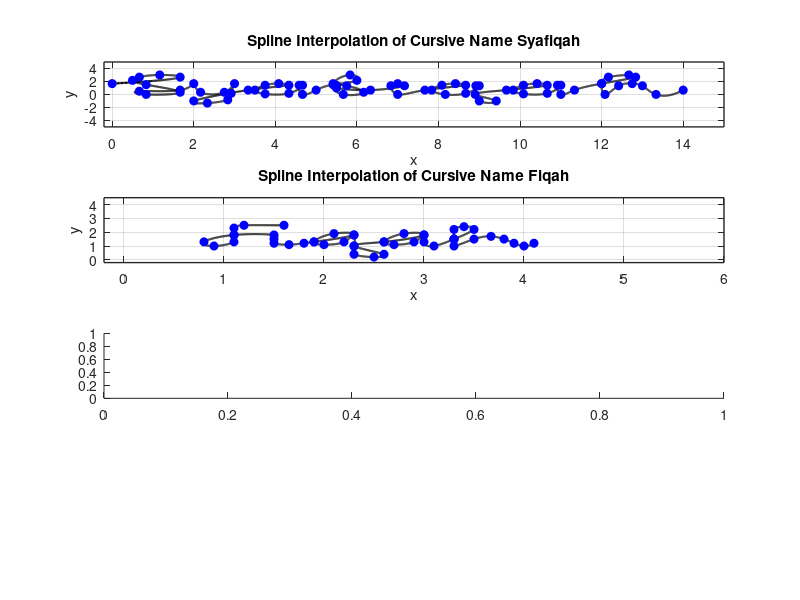

MATLAB code to generate this figure: (Note: this script raises an error after producing the figure.)
subplot(4,1,1);
x1 = [0 5/3 7/6 2/3 0.5 5/6 5/3 5/6 2/3 5/3 ...
    2 13/6 11/4 3 35/12 17/6 7/3 2 10/3 ...
    13/3 49/12 15/4 7/2 15/4 13/3 14/3 55/12 14/3 5 ...
    65/12 6 35/6 65/12 17/3 37/6 23/4 11/2 11/2 19/3 ...
    43/6 7 41/6 7 23/3 ...
    26/3 101/12 97/12 47/6 49/6 26/3 9 107/12 9 113/12 89/10 29/3 ...
    32/3 125/12 121/12 59/6 121/12 32/3 11 131/12 11 34/3 ...
    12 77/6 38/3 73/6 12 145/12 149/12 51/4 13 40/3 14];
y1 = [5/3 8/3 3 8/3 13/6 1.5 1/3 0 0.5 2/3 ...
    5/3 1/3 1/3 5/3 1/6 -5/6 -4/3 -1 2/3 ...
    17/12 5/3 17/12 2/3 1/12 1/6 17/12 17/12 0 2/3 ...
    1.5 13/6 3 5/3 0 1/3 4/3 7/5 1 2/3 ...
    4/3 5/3 4/3 0 2/3 ...
    17/12 5/3 17/12 2/3 0 1/6 4/3 4/3 -1 -1 0 2/3 ...
    17/12 5/3 17/12 2/3 1/12 1/6 17/12 17/12 0 2/3 ...
    5/3 8/3 3 8/3 5/3 0 4/3 5/3 4/3 0 2/3];

n = length(x1);
t = 0:n-1;
tt = 0:0.01:n-1;

xx = spline(t, x1, tt);
yy = spline(t, y1, tt);

figure(1)
plot(xx, yy, 'k', 'LineWidth',1.5)
hold on
plot(x1, y1, 'bo', 'MarkerFaceColor', 'b')
axis([-0.2 15 -5 5])
grid on
title('Spline Interpolation of Cursive Name Syafiqah')
xlabel('x')
ylabel('y')
set(gca, 'FontSize', 10, 'LineWidth', 1)
grid on


subplot(4,1,2);
x2 = [1.6 1.2 1.1 1.1 1.1 0.9 0.8 1.1 1.5 ...
1.5 1.5 1.65 1.8 1.9 ... 
2.3 2.1 1.9 2.0 2.2 2.3 2.3 2.3 2.5 2.6 2.3 2.6 ...
3.0 2.8 2.6 2.7 2.9 3.0 3.0 3.1 3.3 ...
3.3 3.5 3.4 3.3 3.3 3.3 3.5 3.67 3.8 3.9 4.0 4.1];
y2 = [2.5 2.5 2.3 1.8 1.3 1.0 1.3 1.8 1.8 ...
1.5 1.2 1.1 1.2 1.3 ...
1.8 1.9 1.3 1.1 1.3 1.8 1.0 0.4 0.2 0.4 1.0 1.3 ...
1.8 1.9 1.3 1.1 1.3 1.8 1.3 1.0 1.5 ...
1.5 2.2 2.4 2.2 1.5 1.0 1.5 1.7 1.5 1.2 1.0 1.2];
n = length(x2);
t = 0:n-1; 
tt = 0:0.01:n-1; 

xx = spline(t, x2, tt);
yy = spline(t, y2, tt);

figure(1)
plot(xx, yy, 'k', 'LineWidth', 1.5) 
hold on
plot(x2, y2, 'bo', 'MarkerFaceColor', 'b') 
axis([-0.2 6 -0.2 4.5])
grid on
title('Spline Interpolation of Cursive Name Fiqah')
xlabel('x')
ylabel('y')
set(gca, 'FontSize', 10, 'LineWidth', 1)
grid on


subplot(4,1,3);
x3 = [1.0 1.5 1.90 1.55 2.0 1.75 1.25 1.3 1.4 ...
    3.05 2.7 2.3 2.40 2.75 3.1 3.05 3.40 ...
    3.70 3.95 4.15 3.95 3.70 4.15 4.0 3.60 3.90 4.4 ...
    4.70 4.65 4.7 5.0 ...
    5.325 5.55 5.5 5.4 5.3 5.5...
    6.65 6.3 5.9 6.00 6.40 6.7 6.60 6.85 7.214 ...
    7.214 7.5 7.40 7.3 7.15 7.55 7.8 7.9 7.95 8.4];
y3 = [1.6 1.9 1.80 1.40 1.2 0.85 0.85 1.3 1.7 ...
    1.50 1.6 1.2 0.85 1.05 1.6 0.95 1.05 ...
    1.45 1.50 1.55 1.25 0.95 0.90 0.4 0.45 0.75 1.1 ...
    1.45 1.00 0.8 0.9 ...
    1.250 1.90 2.0 1.6 0.9 0.8 ...
    1.50 1.6 1.2 0.85 1.05 1.6 0.95 0.90 ...
    1.236 1.8 2.00 1.6 0.80 1.40 1.5 1.2 0.90 1.2];
    
n = length(x3);
t = 0:n-1;
tt = 0:0.01:n-1;

xx = spline(t, x3, tt);
yy = spline(t, y3, tt);

figure(1)
plot(xx, yy, 'k', 'LineWidth',1.5)
hold on
plot(x3, y3, 'bo', 'MarkerFaceColor', 'b')
axis([-0.2 9 -5 5])
grid on
title('Spline Interpolation of Cursive Name Bazilah')
xlabel('x')
ylabel('y')
set(gca, 'FontSize', 10, 'LineWidth', 1)
grid on
